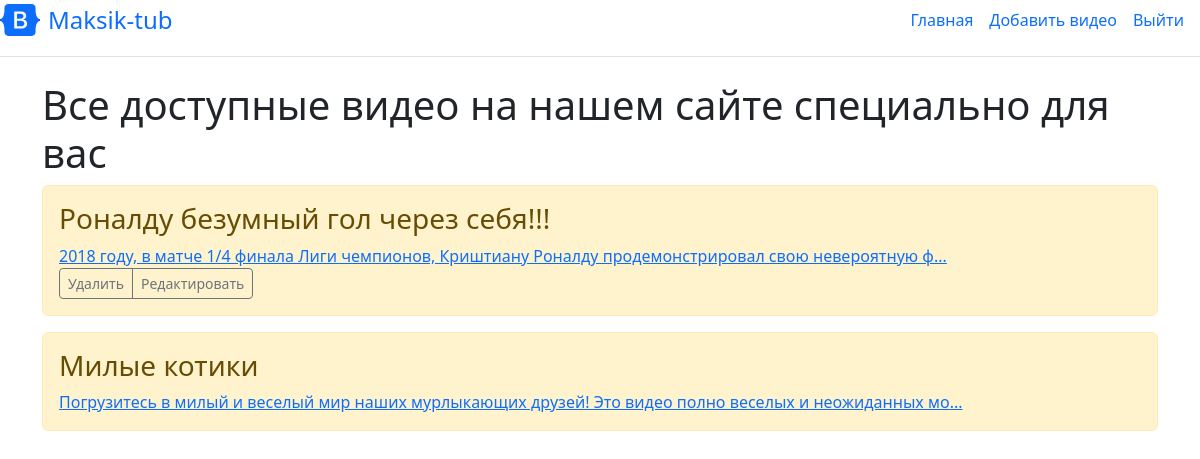
Screenshot of / (signed in) with the database file from the repository.
### main/models.py (models this page shows, shortened)
class Download(models.Model):
    name = models.CharField('Название', max_length=35)
    description = models.TextField('Описание', default='')
    author = models.ForeignKey(User, related_name='author', on_delete=models.CASCADE, default=None, null=True, blank=True)
    content = models.FileField(
        upload_to='video/',
        validators=[FileExtensionValidator(allowed_extensions=['mp4'])]
    )
    class Meta:
        verbose_name = 'Видео'
        verbose_name_plural = 'Видосики'

### main/views.py (the view)
# urls.py: path('', views.index, name='index'),
def index(request):
    play = Download.objects.all()
    return render(request, 'main/index.html', {'title': 'Главная страница сайта', 'play': play})

### main/templates/main/index.html (shortened to what this page needs)
{% extends 'main/base.html' %}
{% block content %}
    <h1>Все доступные видео на нашем сайте специально для вас</h1>
    {% for video in play %}
        <div class="alert alert-warning mt-2">
            <h3>
                {{ video.name }}
            </h3>
            <div>
                <a href="{% url 'player' video.id %}">{{ video.description|slice:":100"|default:'' }}{% if video.description|length > 100 %}...{% endif %}</a>
             {% if request.user.is_superuser or video.author == request.user %}
                            {% if request.user.is_authenticated %}
                            <div class="btn-group">
                                <a class="btn btn-sm btn-outline-secondary" href="{% url 'delete' video.id %}">Удалить</a>
                                <a class="btn btn-sm btn-outline-secondary" href="{% url 'edit' video.id %}">Редактировать</a>
                            </div>
                            {% endif %}
            {% endif %}
            </div>
        </div>
    {% endfor %}
{% endblock %}

### rows the page displays
Download: name "Роналду безумный гол через себя!!!", description "2018 году, в матче 1/4 финала Лиги чемпионов, Криштиану Роналду продемонстрировал свою невероятную ф", shows "Удалить"
Download: name "Милые котики", description "Погрузитесь в милый и веселый мир наших мурлыкающих друзей! Это видео полно веселых и неожиданных мо"
